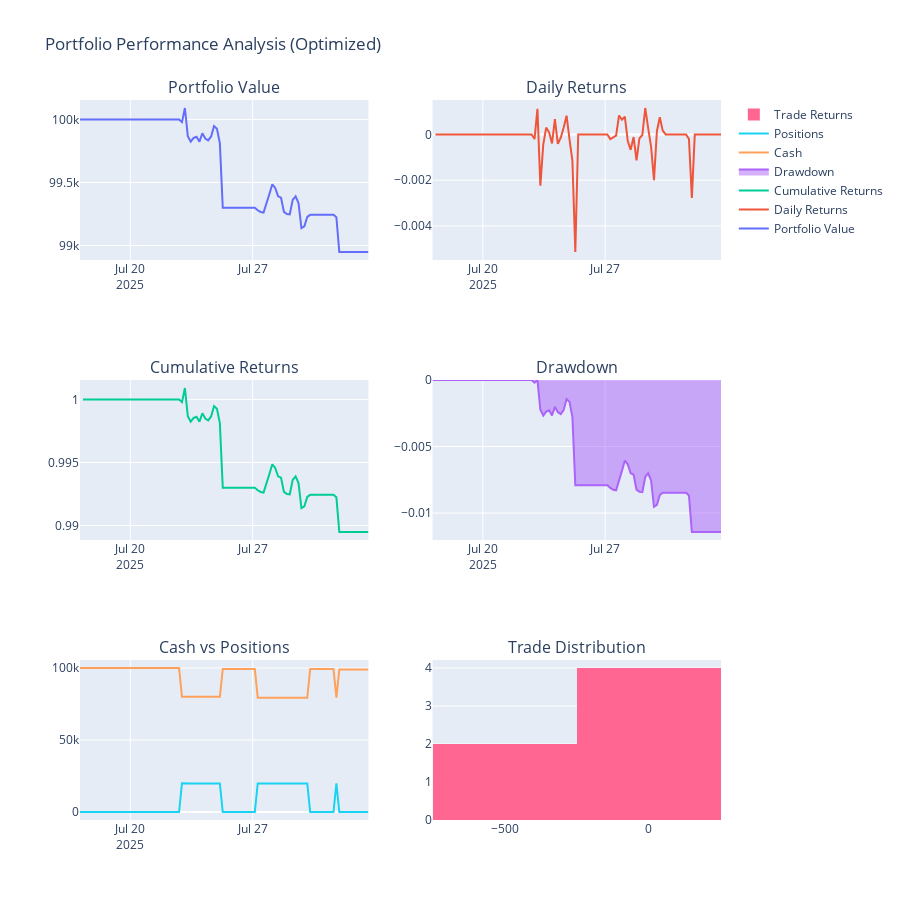

Here is the notebook cell this chart was saved with:
### Code cell
# Cell 11: Visualize portfolio performance
def plot_portfolio_performance(engine):
    """Plot portfolio performance"""
    portfolio_history = engine.portfolio_history
    
    if not portfolio_history:
        print("Không có dữ liệu portfolio history")
        return
    
    df = pd.DataFrame(portfolio_history)
    df['date'] = pd.to_datetime(df['date'])
    df.set_index('date', inplace=True)
    
    # Create subplots
    fig = make_subplots(
        rows=3, cols=2,
        subplot_titles=('Portfolio Value', 'Daily Returns', 'Cumulative Returns', 
                       'Drawdown', 'Cash vs Positions', 'Trade Distribution'),
        specs=[[{"secondary_y": False}, {"secondary_y": False}],
               [{"secondary_y": False}, {"secondary_y": False}],
               [{"secondary_y": False}, {"secondary_y": False}]]
    )
    
    # Portfolio Value
    fig.add_trace(
        go.Scatter(x=df.index, y=df['total_value'], 
                  mode='lines', name='Portfolio Value'),
        row=1, col=1
    )
    
    # Daily Returns
    daily_returns = df['total_value'].pct_change()
    fig.add_trace(
        go.Scatter(x=df.index, y=daily_returns, 
                  mode='lines', name='Daily Returns'),
        row=1, col=2
    )
    
    # Cumulative Returns
    cumulative_returns = (1 + daily_returns).cumprod()
    fig.add_trace(
        go.Scatter(x=df.index, y=cumulative_returns, 
                  mode='lines', name='Cumulative Returns'),
        row=2, col=1
    )
    
    # Drawdown
    running_max = df['total_value'].expanding().max()
    drawdown = (df['total_value'] - running_max) / running_max
    fig.add_trace(
        go.Scatter(x=df.index, y=drawdown, 
                  mode='lines', name='Drawdown', fill='tonexty'),
        row=2, col=2
    )
    
    # Cash vs Positions
    fig.add_trace(
        go.Scatter(x=df.index, y=df['cash'], 
                  mode='lines', name='Cash'),
        row=3, col=1
    )
    fig.add_trace(
        go.Scatter(x=df.index, y=df['total_value'] - df['cash'], 
                  mode='lines', name='Positions'),
        row=3, col=1
    )
    
    # Trade Distribution (if available)
    if hasattr(engine, 'trades') and engine.trades:
        trade_returns = [trade.pnl for trade in engine.trades]
        fig.add_trace(
            go.Histogram(x=trade_returns, name='Trade Returns'),
            row=3, col=2
        )
    
    fig.update_layout(height=900, title_text="Portfolio Performance Analysis (Optimized)")
    fig.show()

# Chạy visualization
plot_portfolio_performance(engine)
